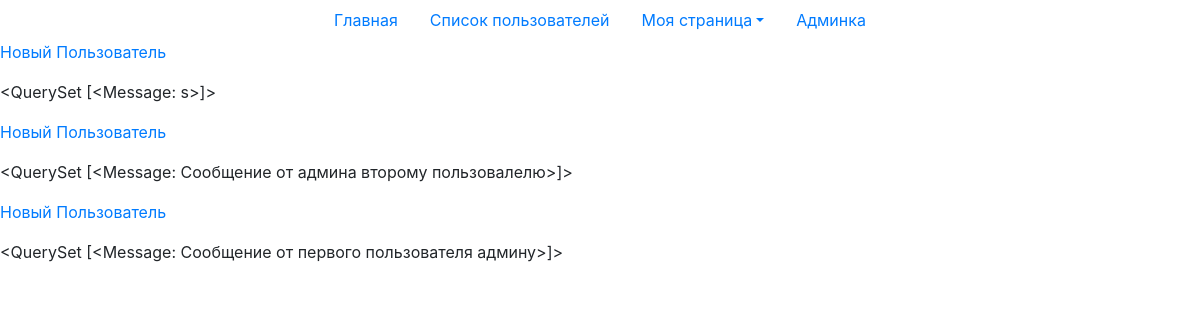
Page /chat/ (signed in) on the committed database.
### accounts/models.py (models this page shows, shortened)
class Profile(models.Model):
    user = models.OneToOneField(User, on_delete=models.CASCADE, editable=False)
    first_name = models.CharField(max_length=30, verbose_name='Имя', default='Новый')
    last_name = models.CharField(max_length=30, verbose_name='Фамилия', default='Пользователь')
    position = models.CharField(max_length=100, verbose_name='Должность', default='Должность сотрудника')
    email = models.EmailField(max_length=100, verbose_name='Почта', default='Почта')
    number_phone = models.CharField(max_length=12, verbose_name='Номер телефона', default='Номер телефона')
    slug = models.SlugField(verbose_name="URL адрес", unique=True, blank=True, null=True, default='{}')
    bio = models.TextField(max_length=500, blank=True, verbose_name='Информация о человеке')
    birth_date = models.DateField(null=True, blank=True, verbose_name='Дата рождения')
    image = models.ImageField(null=True, blank=True, upload_to="image_profil", verbose_name='Фото профиля', default='default_photo')
    class Meta:
        verbose_name = u'Данные пользователя'
        verbose_name_plural = u'Данные пользователей'

### chat/models.py (models this page shows)
class Message(models.Model):
    author = models.ForeignKey(User, verbose_name="Отправитель", on_delete=models.CASCADE)
    recipient = models.ForeignKey(User, related_name='received_messages', verbose_name="Получатель", on_delete=models.CASCADE)
    message = models.TextField("Сообщение")
    pub_date = models.DateTimeField('Дата сообщения', default=timezone.now)
    is_readed = models.BooleanField('Прочитано', default=False)
    class Meta:
        verbose_name = u'Сообщение'
        verbose_name_plural = u'Сообщения'
    def __str__(self):
        return self.message

### chat/views.py (the view)
# urls.py: path('chat/', include('chat.urls')),
def chat(request):
    chats = Profile.objects.order_by('-pk')
    message_users = []
    for chat in chats:
        body_chat = Message.objects.order_by('-pk').filter(Q(author=request.user, recipient=chat.user) |
                                                      Q(author=chat.user, recipient=request.user))[0:1]
        if body_chat:
            chat.message = body_chat
            message_users.append(chat)
    return render(request, 'chat/dialogs.html',
                  {'chat': message_users,})

### chat/templates/chat/dialogs.html (shortened to what this page needs)
{% extends 'home/base.html' %}
{% load static %}
{% block content %}
    {% for chat in chat %}
        <a href="{{ chat.slug  }}">{{ chat.user.profile.first_name }} {{ chat.user.profile.last_name }}</a></br>
        <p>{{ chat.message }}</p>
    {% endfor %}
{% endblock %}

### home/templates/home/base.html (shortened to what this page needs)
<!DOCTYPE html>
{% load static %}
<html>
  <head>
      <link rel="stylesheet" href="https://stackpath.bootstrapcdn.com/bootstrap/4.5.0/css/bootstrap.min.css">
  </head>
<body>
  <ul class="nav justify-content-center">
  <li class="nav-item">
    <a class="nav-link" href="{% url 'home_url' %}">Главная</a>
  </li>
    <li class="nav-item">
    <a class="nav-link" href="{% url 'list_users_url' %}">Список пользователей</a>
  </li>
  {% if user.is_authenticated %}
  <li class="nav-item dropdown">
    <a class="nav-link dropdown-toggle" data-toggle="dropdown" href="#" role="button" aria-haspopup="true" aria-expanded="false">Моя страница</a>
  </li>
    {% else %}
      <a class="nav-link" ><p>Пользователь не обнаружен</p></a>
      <li class="nav_item">
        <a class="nav-link" href="{% url 'user_login_url' %}">Войти</a>
      </li>
    {% endif %}
        {% if user.is_superuser %}
      <li class="nav-item">
        <a class="nav-link" href="/admin/">Админка</a>
      </li>
      {% endif %}
  </ul>
  {% block content %}{% endblock %}
</body>
</html>

### rows in the picture
Profile: user.profile.first_name "Новый", user.profile.last_name "Пользователь", message "<QuerySet [<Message: s>]>"
Profile: user.profile.first_name "Новый", user.profile.last_name "Пользователь", message "<QuerySet [<Message: Сообщение от админа второму пользовалелю>]>"
Profile: user.profile.first_name "Новый", user.profile.last_name "Пользователь", message "<QuerySet [<Message: Сообщение от первого пользователя админу>]>"
